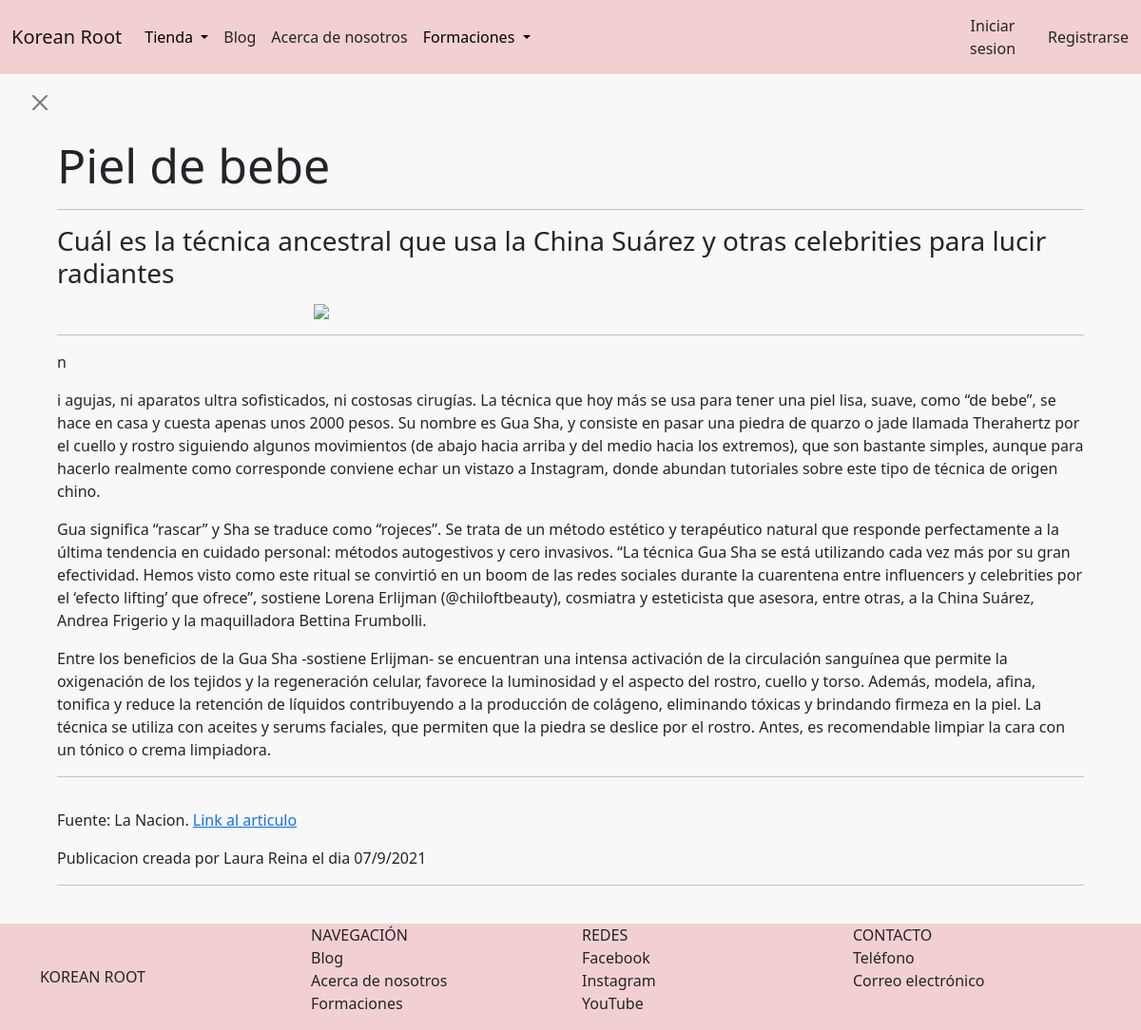
The app's page /blog/blogPost/3, older data.
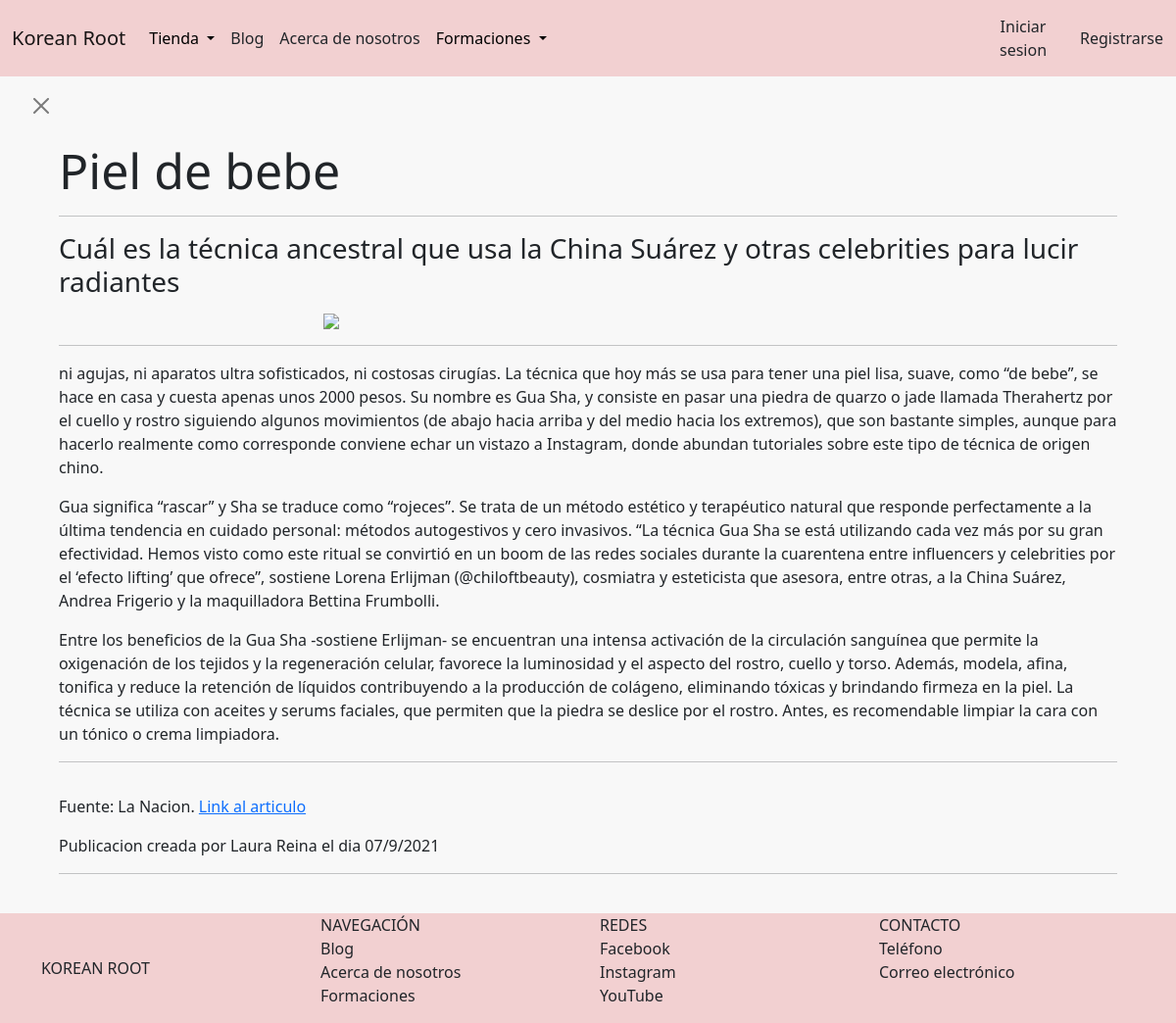
The same page, newer data.
### AppBlog/models.py (models this page shows, shortened)
class Post(models.Model):
    titulo = models.CharField(max_length=70)
    subtitulo = models.CharField(max_length=140)
    cuerpo = RichTextField(blank = True, null = True)
    fecha_creacion = models.DateTimeField()
    autor = models.CharField(max_length=50)
    img_portada = models.ImageField(upload_to='portadas_blog', null=True, blank=True)
    img_miniatura = models.ImageField(upload_to='miniaturas_blog', null=True, blank=True)
    fuente = models.CharField(max_length=20, null= True, blank= True)
    link_noticia = models.CharField(max_length=255, null= True, blank= True)

### AppBlog/views.py (the view)
# urls.py: path('blogPost/<id>', publicacionDetalle, name='publicacion_detalle'),
def publicacionDetalle(request, id):
    publicacion = Post.objects.get(id=id)
    return render(request, 'AppBlog/publicacionDetalle.html',{'titulo': publicacion.titulo,'subtitulo': publicacion.subtitulo, 'cuerpo': publicacion.cuerpo,
    'fecha_creacion': publicacion.fecha_creacion, 'autor': publicacion.autor, 'img_portada': publicacion.img_portada, 'fuente': publicacion.fuente, 'link_noticia': publicacion.link_noticia})

### AppBlog/templates/AppBlog/publicacionDetalle.html (shortened to what this page needs)
{% extends 'AppTienda/padre.html' %}
{% load static %}
{% block contenidoQueCambia %}
<button type="button" class="btn-close" aria-label="Close" style="margin-left: 2.5%; margin-top: 1.5%;">
    <a
    href="{% url 'blog:lista_publicaciones' %}"
    style="color: rgb(255, 255, 255); text-decoration: none;"
    >
    </a>
</button>
    <div style="margin-right: 5%; margin-left: 5%; margin-bottom: 2%; margin-top: 2%;">
        <h1 style="font-size: 50px">{{titulo}}</h1>
        <hr>
        <h3 style="margin-bottom: 1rem;">{{subtitulo}}</h3>
        {% if img_portada %}
            <img
            src="{{img_portada.url}}"
            width="50%"
            style=
            "display: block;
            margin-left: auto;
            margin-right: auto;
            width: 50%;">
        {% else %}
            <img src="\media\portadadefault.jpg" height="400"/>
        {% endif %}
        <hr>
        <p style="font-size: 20px;">{{cuerpo|safe}}</p>
        <hr style="margin-bottom: 3%;">
        {% if fuente %}
            <p>
                Fuente: {{fuente}}.
                <a href='{{link_noticia}}'>Link al articulo</a>
            </p>
        {% endif %}
        <p>Publicacion creada por {{autor}} el dia {{fecha_creacion|date:'d/n/Y'}}</p>
        <hr>
    </div>
{% endblock %}

Row changes from the older to the newer data that the page shows:
changed Post "Piel de bebe": cuerpo "n i agujas, ni aparatos ultra…" → "ni agujas, ni aparatos ultra…"
